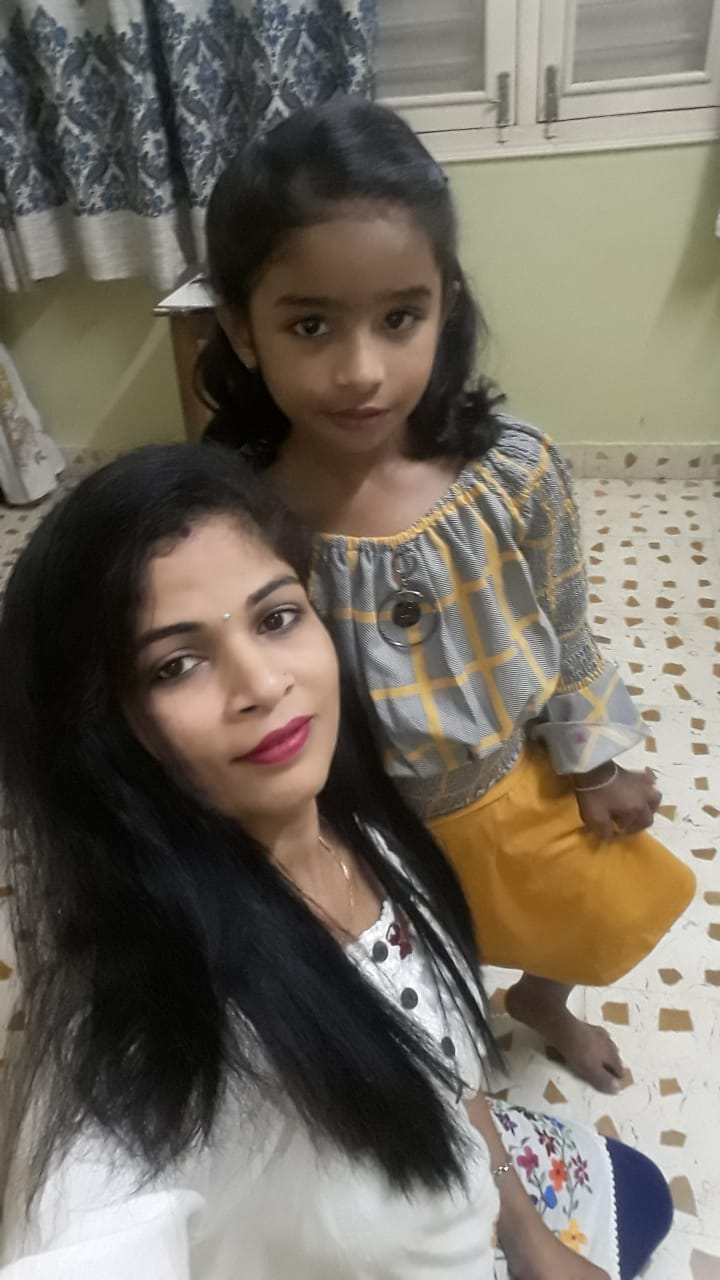
#> input picture LeafImageProcessDemo/Pics/wify1.jpeg, 720 x 1280 px
$ python eyeDetect.py
#> lines starting #> are read from the running program, lines starting #| are printed output that depends on the picture; after the words box and inside, x2 and y2 are one past the last pixel; in counts of white or black regions, pixels touching at a corner belong together
import cv2
img = cv2.imread('Pics/wify1.jpeg')
#> img is the input picture: shape (1280, 720, 3); mean B, G, R 97.3, 108.2, 115.1

# Resize the image to save space and be more manageable.
# We do this by calculating the ratio of the new image to the old image
r = 500.0 / img.shape[1]
#> r = 0.694
dim = (500, int(img.shape[0] * r))
#> dim = (500, 888)


#Perform the resizing and store the resized image in variable resized
resized = cv2.resize(img, dim, interpolation=cv2.INTER_AREA)

#Display the image
cv2.imshow('image', resized)
cv2.waitKey(0) #Before moving on, wait for a keyboard click.

#Process the image - convert to BRG to grey
grey = cv2.cvtColor(resized, cv2.COLOR_BGR2GRAY)
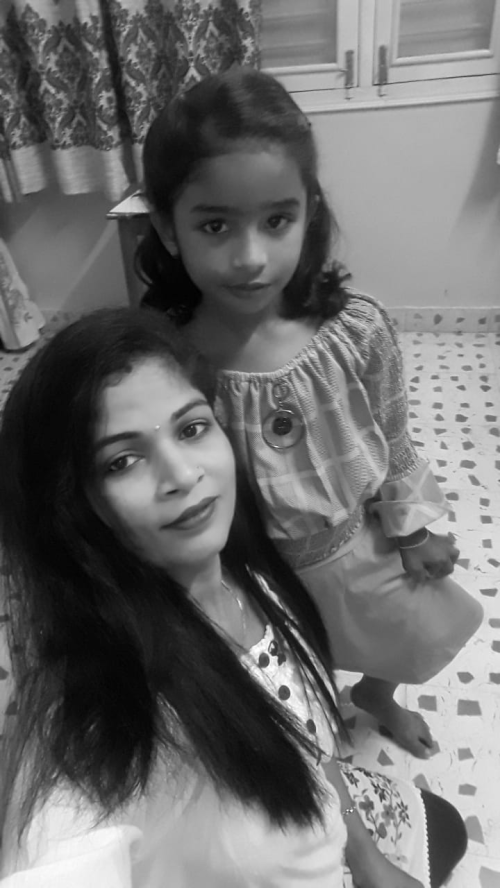
#> grey: shape (888, 500); min 1, max 255, mean 109

cv2.imshow('image', grey)
cv2.waitKey(0) #Before moving on, wait for a keyboard click.

face_cascade = cv2.CascadeClassifier('haarcascades/haarcascade_frontalface_alt.xml')
eye_cascade = cv2.CascadeClassifier('haarcascades/haarcascade_eye.xml')
#Identify the face and eye using the haar-based classifiers.
faces = face_cascade.detectMultiScale(grey, 1.3, 5)
#> faces = [[164, 161, 166, 166]]
eyes = eye_cascade.detectMultiScale(grey)
#> eyes = [[255, 201, 39, 39], [192, 205, 43, 43], [172, 407, 44, 44], [438, 504, 23, 23], [101, 438, 46, 46], [437, 485, 24, 24], [152, 475, 32, 32], [443, 733, 39, 39]]

for (x, y, w, h) in faces:
    cv2.rectangle(resized, (x, y),(x+w, y+h), (255, 0, 0), 2)
    roi_grey = grey[y:y+h, x:x+w]
    roi_color = resized[y:y+h, x:x+w]
    eyes = eye_cascade.detectMultiScale(roi_grey)
    for (ex, ey, ew, eh) in eyes:
        cv2.rectangle(roi_color, (ex, ey),(ex+ew, ey+eh), (0, 255, 0), 2)
#> this loop made 1 pass
#> (x, y, w, h, eyes) on pass 1: (164, 161, 166, 166, [[92, 42, 36, 36], [29, 45, 42, 42]])
#> pass 1, `roi_grey = grey[y:y+h, x:x+w]`:
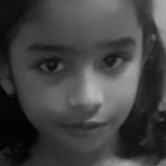
#> roi_grey: shape (166, 166); min 1, max 181, mean 66
#> pass 1, `roi_color = resized[y:y+h, x:x+w]`:
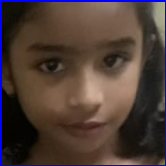
#> roi_color: shape (166, 166, 3); mean B, G, R 56.4, 60.4, 76.8
#> after the loop:
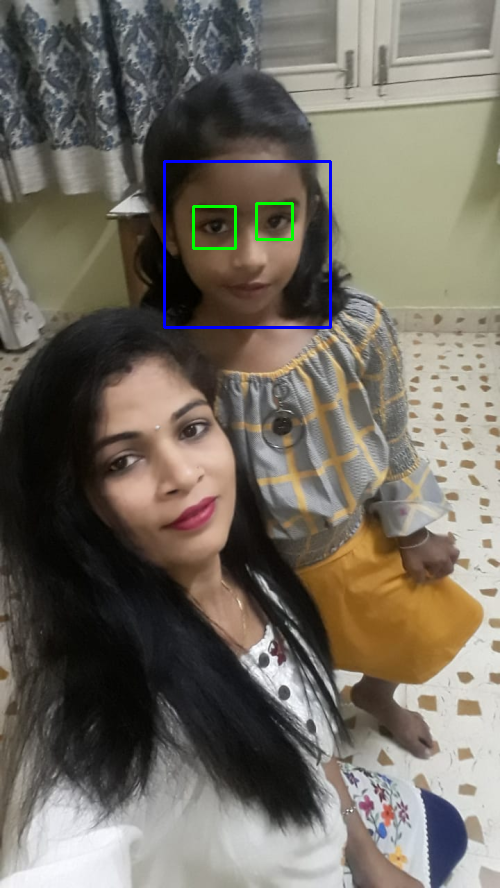
#> resized: shape (888, 500, 3); mean B, G, R 98.1, 108.3, 114.5
#> after the loop:
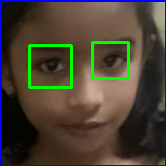
#> roi_color: shape (166, 166, 3); 3.37% of pixels changed, all inside (x1, y1, x2, y2) = (28, 41, 130, 89)

#Display the bounding box for the face and eyes
cv2.imshow('img', resized)
cv2.waitKey(0)

$ run again, with LeafImageProcessDemo/Pics/wify2.jpeg copied over LeafImageProcessDemo/Pics/wify1.jpeg
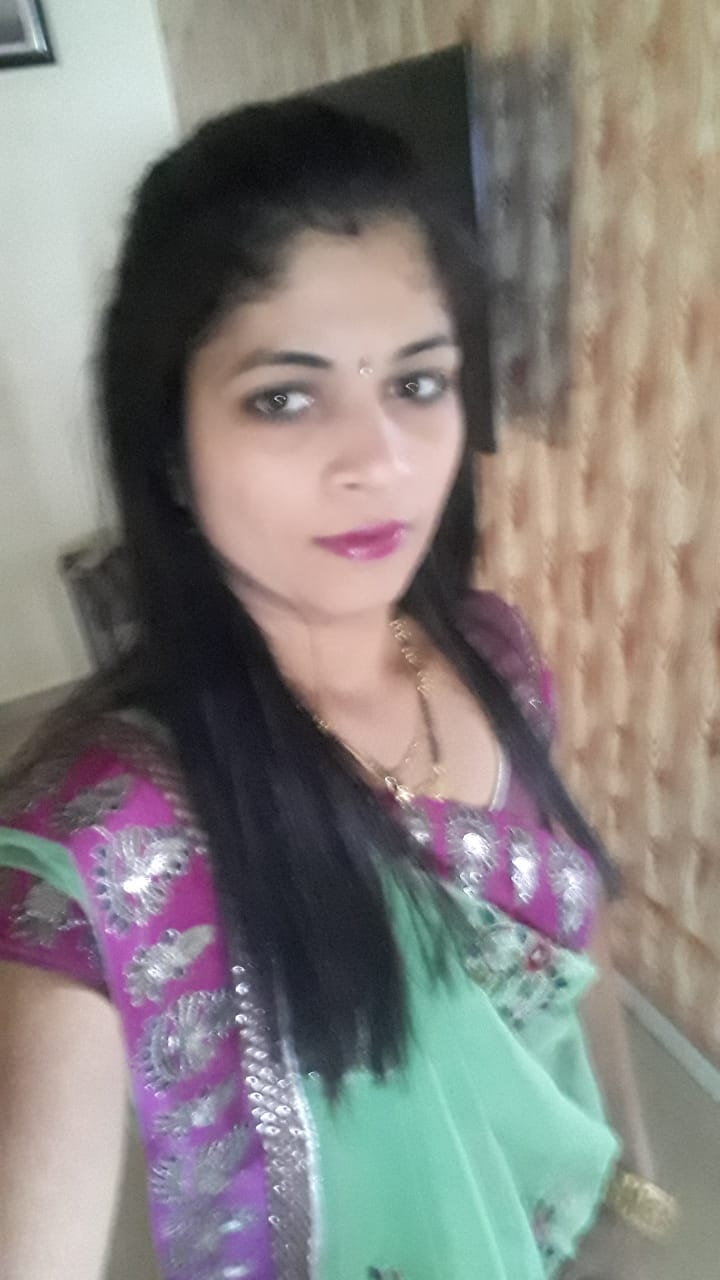
#> input picture LeafImageProcessDemo/Pics/wify2.jpeg, 720 x 1280 px
#> img is the input picture: shape (1280, 720, 3); mean B, G, R 125.7, 129.4, 134.5
#> `grey = cv2.cvtColor(resized, cv2.COLOR_BGR2GRAY)`:
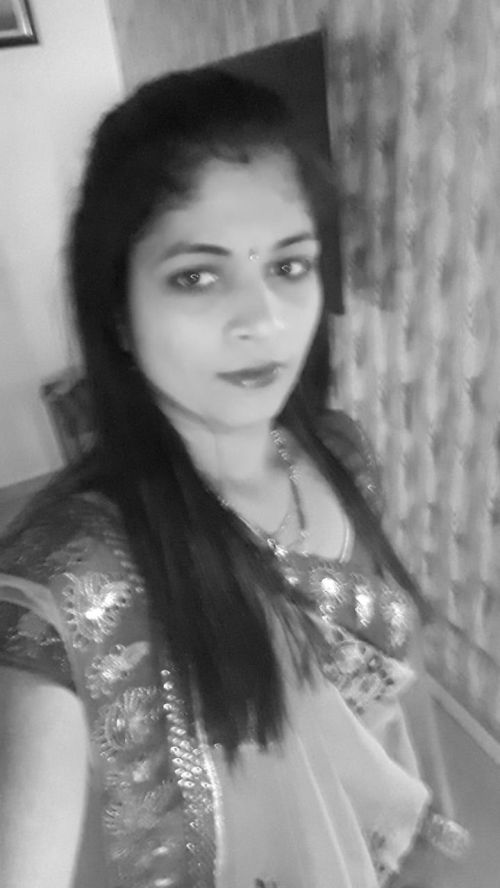
#> grey: shape (888, 500); min 10, max 255, mean 130.5
#> faces = [[104, 172, 274, 274]]
#> `eyes = eye_cascade.detectMultiScale(grey)`: eyes = [[263, 243, 48, 48], [158, 246, 64, 64], [335, 689, 40, 40], [440, 522, 42, 42], [218, 305, 49, 49], [220, 701, 70, 70]]
#> the loop `for (x, y, w, h) in faces:` made 1 pass
#> (x, y, w, h, eyes) on pass 1: (104, 172, 274, 274, [[158, 70, 50, 50], [54, 75, 63, 63], [115, 139, 45, 45]])
#> after the loop `for (x, y, w, h) in faces:`:
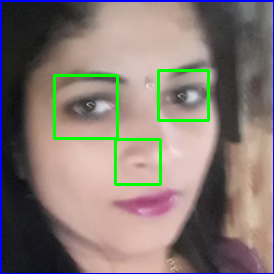
#> roi_color: shape (274, 274, 3); mean B, G, R 115.9, 121.5, 134.1

$ run again, with LeafImageProcessDemo/Pics/my2.jpeg copied over LeafImageProcessDemo/Pics/wify1.jpeg
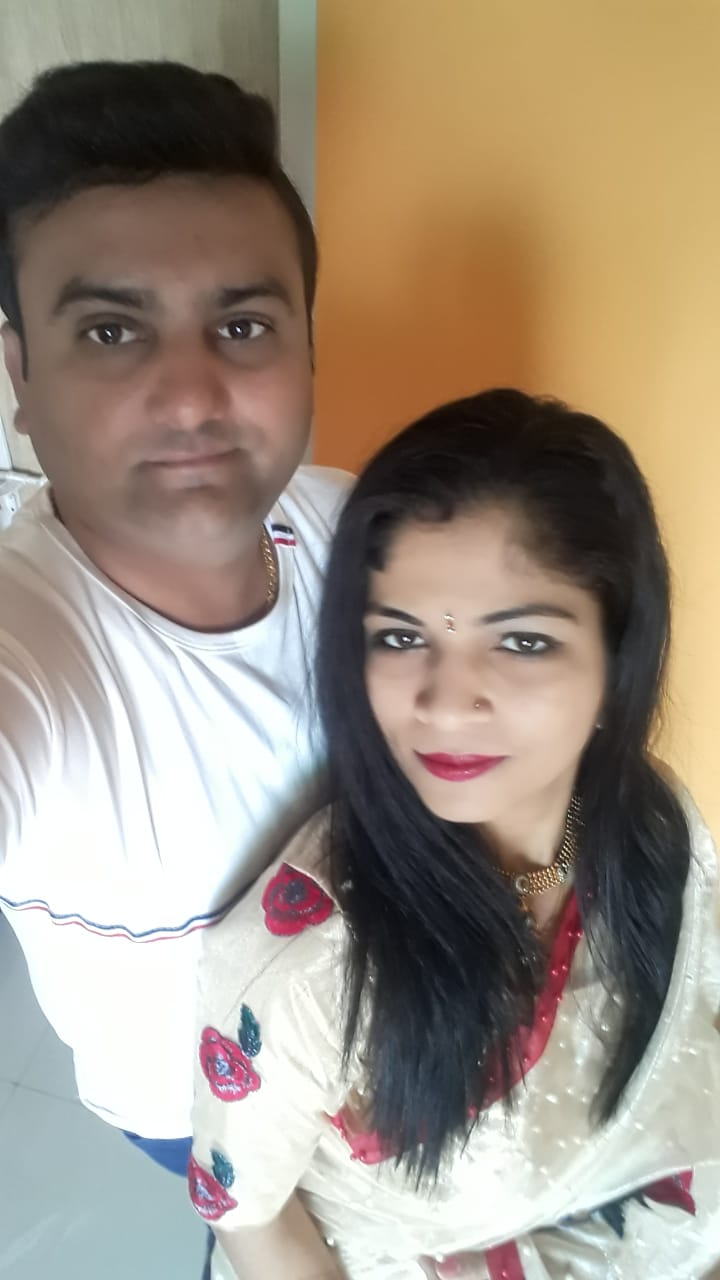
#> input picture LeafImageProcessDemo/Pics/my2.jpeg, 720 x 1280 px
#> img is the input picture: shape (1280, 720, 3); mean B, G, R 128.4, 144, 157.4
#> `grey = cv2.cvtColor(resized, cv2.COLOR_BGR2GRAY)`:
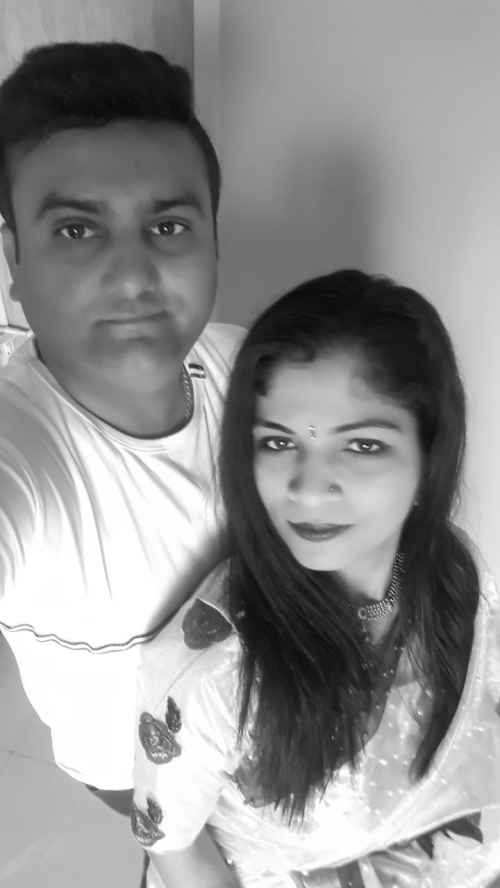
#> grey: shape (888, 500); min 9, max 255, mean 146.2
#> faces = [[210, 364, 222, 222], [14, 147, 226, 226]]
#> `eyes = eye_cascade.detectMultiScale(grey)`: eyes = [[45, 203, 57, 57], [139, 201, 54, 54], [255, 422, 43, 43], [336, 420, 56, 56], [285, 473, 23, 23], [323, 477, 23, 23], [382, 780, 24, 24], [110, 318, 58, 58]]
#> the loop `for (x, y, w, h) in faces:` made 2 passes
#> after the loop `for (x, y, w, h) in faces:`:
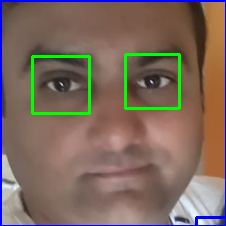
#> roi_color: shape (226, 226, 3); mean B, G, R 93.4, 105.4, 124.4
